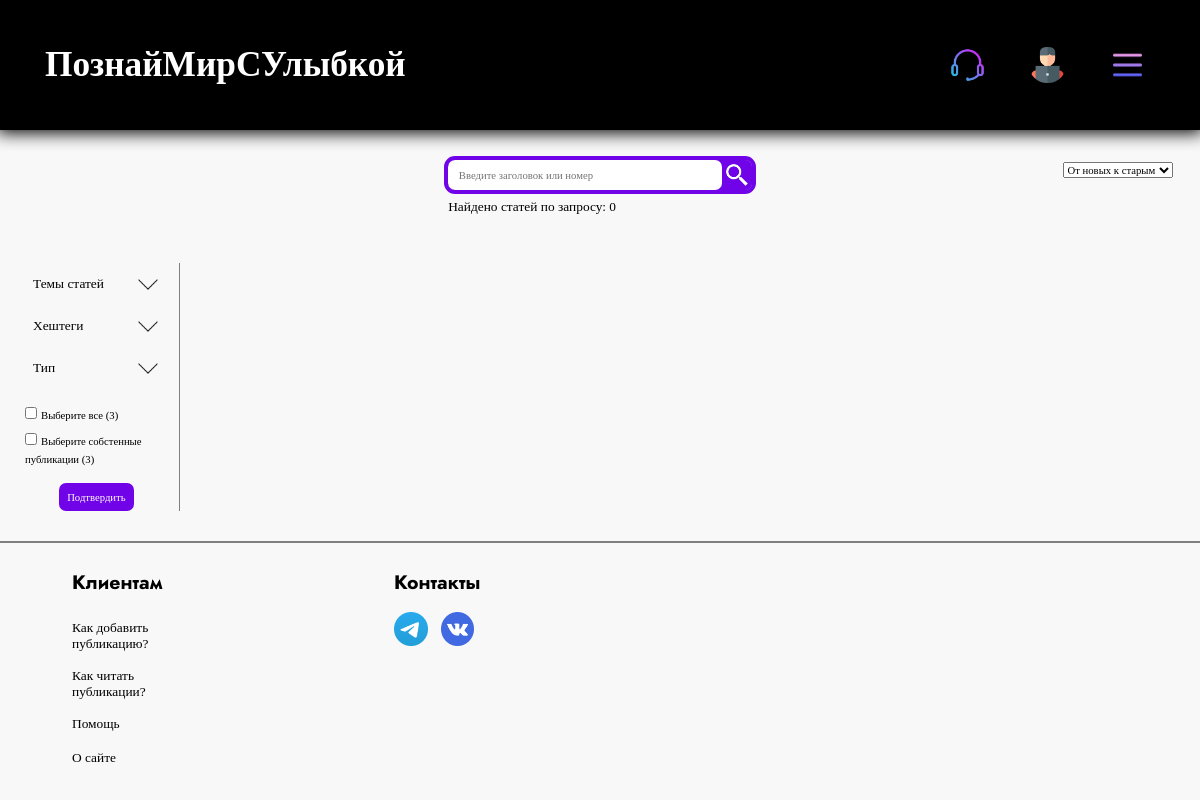
/read (signed in), run on the app's committed database.
### tables this page shows
CREATE TABLE menu_logged (
            text VARCHAR(80) NOT NULL,
            url VARCHAR(80) NOT NULL,
            img_url VARCHAR(80) NOT NULL,
            class VARCHAR(80) NOT NULL
            );

CREATE TABLE menu_filter (
                            name VARCHAR(50) NOT NULL,
                            class VARCHAR(50) NOT NULL
                            );

### app.py (the view, shortened to what this page needs)
@app.route('/read', methods=['POST', 'GET'])
def read():
    form = SearchForm()
    menu_filter = db.get_menu_filter()
    search = request.form['search'] if 'search' in request.form else False
    session['order'] = 'new' if session.get('order') is None else session['order']
    posts, req = db.filter_posts(session, current_user, search)
    return render_template('read.html',
                           title='Читать статьи',
                           links_header=db.get_info_menu_right(current_user),
                           links_header_text=db.get_info_menu_left(),
                           form=form,
                           menu_filter=menu_filter,
                           len=len,
                           posts=posts,
                           request=req,
                           smiles=db.get_smiles(),
                           session=session,
                           str=str,
                           own_posts=db.get_own_posts(current_user),
                           cnt_posts=db.get_count_posts())

### forms.py
class SearchForm(FlaskForm):
    checkbox_tags = CheckboxField('checkbox_tags', choices=db.get_tags())
    checkbox_subjs = CheckboxField('checkbox_subjs', choices=db.get_subjects_filter())
    checkbox_types = CheckboxField('checkbox_types', choices=db.get_types_of_post())
    check_all_choices = CheckboxField('all_choices', choices=[(True, f'Выбрать все ({db.get_count_posts()})')])
    check_with_user = CheckboxField('with_user',
                                    choices=[(True, f'Включить собственные публикации')])
    select_sort = SelectField('sort', choices=[('new', 'От новых к старым'), ('old', 'От старых к новым')])
    submit_filter = SubmitField('Подтвердить')
    search = StringField('search')
    submit_search = SubmitField()
    smile = SubmitField()

### app.py (called while the page is built)
@login_manager.user_loader
def load_user(user_id):
    return UserLogin().add_info_user(user_id, db)

### database.py (called while the page is built)
    def get_info_menu_right(self, current_user):
        if current_user.is_authenticated:
            self.cursor.execute('SELECT * FROM menu_logged')
            res = self.cursor.fetchall()
            return res
        self.cursor.execute('SELECT * FROM menu')
        res = self.cursor.fetchall()
        return res

    def get_info_menu_left(self):
        self.cursor.execute('SELECT * FROM menu_text')
        res = self.cursor.fetchall()
        return res

    def get_info_user(self, user_id):
        self.cursor.execute(f"""SELECT *
                                FROM users
                                WHERE id = {user_id}""")
        return self.cursor.fetchone()

    def get_menu_filter(self):
        self.cursor.execute('SELECT * FROM menu_filter')
        return self.cursor.fetchall()

    def get_smiles(self):
        self.cursor.execute('SELECT * FROM smiles')
        return self.cursor.fetchall()

    def get_count_posts(self):
        self.cursor.execute('SELECT COUNT(*) FROM POSTS')
        return self.cursor.fetchone()[0]

    def get_own_posts(self, current_user):
        if not current_user is None:
            self.cursor.execute(f'SELECT COUNT(*) as cnt FROM posts WHERE user_id = "{current_user.get_id()}"')
            return self.cursor.fetchone()['cnt']
        return 0

### user_login.py (called while the page is built)
    def add_info_user(self, user_id, db):
        self.__user = db.get_info_user(user_id)
        return self

    def get_id(self):
        return str(self.__user['id'])

    def get_name(self):
        return str(self.__user['name'])

### templates/read.html (shortened to what this page needs)
{% extends 'index.html' %}
{% block content %}
  <div class = 'form_read_posts'>
    <form action='' method='post' class = 'search_flex'>
      <div id = 'filter_search_div2'>
      </div>
      <div class = 'full_search_div'>
        <div class = 'search_div'>
          {{form.search(class = 'search_field', placeholder='Введите заголовок или номер')}}
          <div class = 'search_btn'>
            {{form.submit_search(id = 'search_btn')}}
          </div>
        </div>
        <div class = 'count_posts'>
          <p> Найдено статей по запросу: {{len(posts)}} </p>
        </div>
      </div>
      <div id = 'sort_div'>
      </div>
    </form>
    <div class = 'content_search_div'>
      <form class = 'filter_search_div' action = 'menu', method='post'>
        {% for line in range(len(menu_filter)) %}
          <div class = 'line_in_menu_filter {{menu_filter[line]["class"]}}' onclick = open_content({{line}})>
            <p> {{menu_filter[line]['name']}} </p>
            <img src = '{{url_for("static", filename="images/arrow.png")}}' class = 'img_arrow'>
          </div>
        {% endfor %}
        <div class = 'checkbox_filter'>
          <ul id = 'check_all_choices' onclick = 'on_checkboxs()'>
            <li>
              <input name = 'check_all_choices' id = 'check_all_choices-0' type = 'checkbox' value = 'True'>
              <label for = 'check_all_choices-0'>
                Выберите все ({{cnt_posts}})
              </label>
            </li>
          </ul>
        </div>
        <div class = 'checkbox_filter2'>
          <input name = 'check_with_user' id = 'check_with_user-0' type = 'checkbox' value = 'True'>
          <label for = 'check_with_user-0'>
            Выберите собстенные публикации ({{own_posts}})
          </label>
        </div>
        <div class = 'select_filter'>
          {{form.select_sort()}}
        </div>
        <div class = 'submit_menu_filter'>
          {{form.submit_filter(class = 'hover_submit')}}
        </div>
      </form>
      <div style = 'width: calc(100%);'>
      </div>
      </div>
    </div>
  </div>
{% endblock %}

### templates/index.html (shortened to what this page needs)
<!DOCTYPE html>
<html lang="en">
<head>
    <link rel = 'stylesheet' href = '{{url_for("static", filename="css/style.css")}}'>
</head>
{% block body %}
<body style = 'background: #f8f8f8'>
  <div class = 'dark_screen'>
{% endblock %}
    <div class = 'header'>
        {% if current_user.is_authenticated %}
        <a href = '/profile/{{current_user.get_name()}}'>
        {% else %}
        <a href = '/'>
        {% endif %}
          <h1> ПознайМирСУлыбкой </h1>
        </a>
        {% block links_header %}
            {% for link in links_header %}
            <a class = 'block_link_header {{link["class"]}}' href = '{{link["url"]}}'>
                <img src = '{{link["img_url"]}}' class = 'img_link_header'>
            </a>
            {% endfor %}
        {% endblock %}
        <div class = 'menu_links_header_div'>
          <button class = 'menu_links_header_btn' onclick = 'open_menu_links_header()'>
            <img src = '{{url_for("static", filename="images/menu_iconic.png")}}' class = 'menu_links_header_img'>
          </button>
        </div>
    </div>
    {% block content %}{% endblock %}
    {% block footer %}
    <footer>
      <div class = 'content_footer'>
        <div class = 'clients_div'>
          <h3 style = 'margin-left: 8px'> Клиентам </h3>
          <div class = 'links_clients_div'>
            <div class = 'footer_link_div'>
              <button class = 'footer_help_btn'>
                <p style = 'word-break: break-word; text-align: left'> Как добавить публикацию? </p>
              </button>
            </div>
            <div class = 'footer_link_div'>
              <button class = 'footer_help_btn'>
                <p style = 'word-break: break-word; text-align: left'> Как читать публикации? </p>
              </button>
            </div>
            <div class = 'footer_link_div'>
              <a href = '/support' class = 'footer_link'>
                <p style = 'word-break: break-word; text-align: left'> Помощь </p>
              </a>
            </div>
            <div class = 'footer_link_div'>
              <button class = 'footer_help_btn'>
                <p style = 'word-break: break-word; text-align: left'> О сайте </p>
              </button>
            </div>
          </div>
        </div>
        <div class = 'connect_div'>
          <h3> Контакты </h3>
          <div class = 'iconic_div_footer'>
            <a href = 'https://t.me/rayson0_0' class = 'iconic_footer_a'>
              <img src = '{{url_for("static", filename="images/iconic/telegram.png")}}' class = 'iconic_img_footer'>
            </a>
            <a href = 'https://vk.com/id818581144' class = 'iconic_footer_a' style = 'margin-left: 1em'>
              <img src = '{{url_for("static", filename="images/iconic/vk.png")}}' class = 'iconic_img_footer'>
            </a>
          </div>
        </div>
      </div>
    </footer>
    {% endblock %}
</body>
</html>

### data on the page
menu_logged: img_url (picture)
menu_logged: img_url (picture)
menu_filter: name "Темы статей"
menu_filter: name "Хештеги"
menu_filter: name "Тип"

### other printed values
{{ len(posts) }} "0"
{{ cnt_posts }} "3"
{{ own_posts }} "3"
